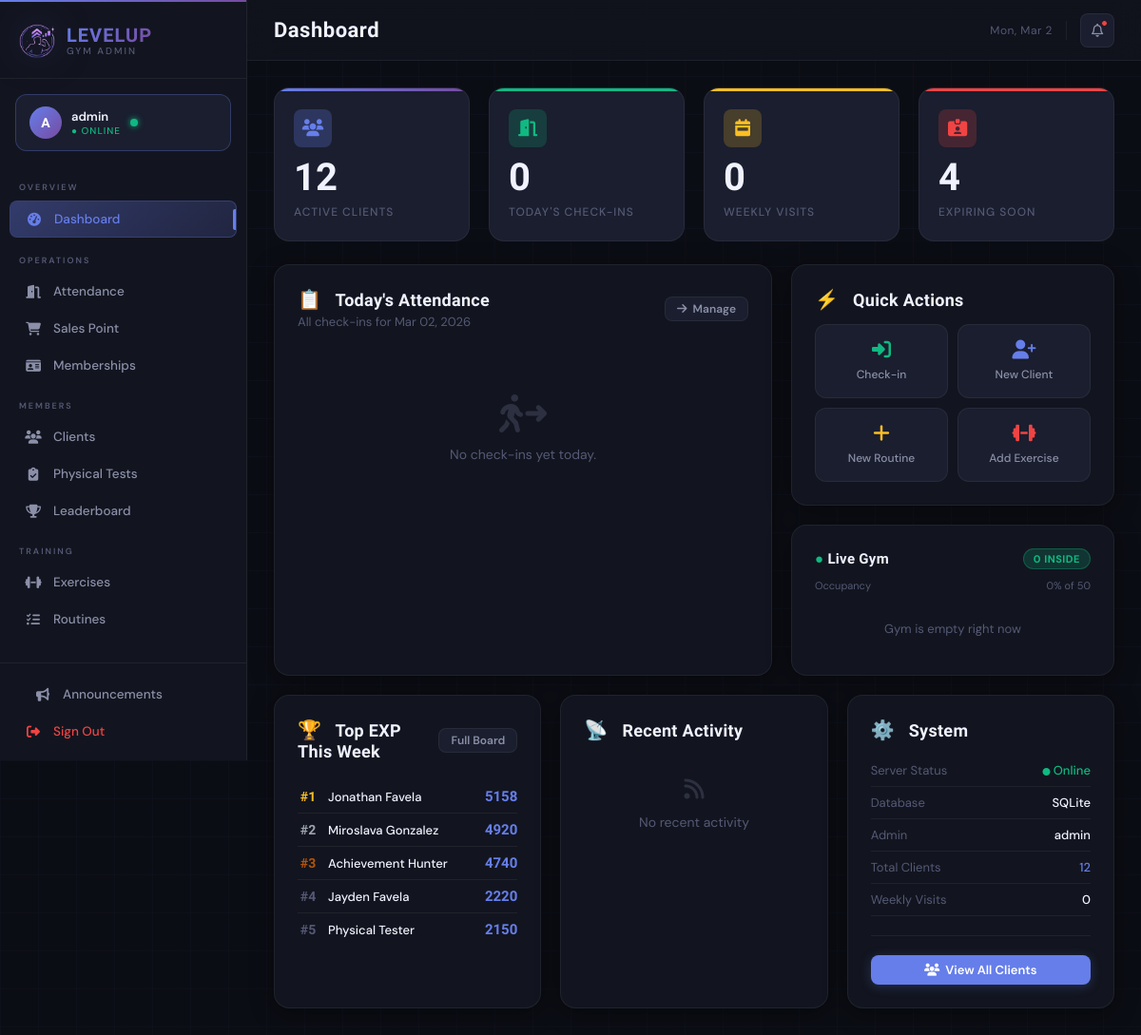
Before: /admin (signed in) with the older database file.
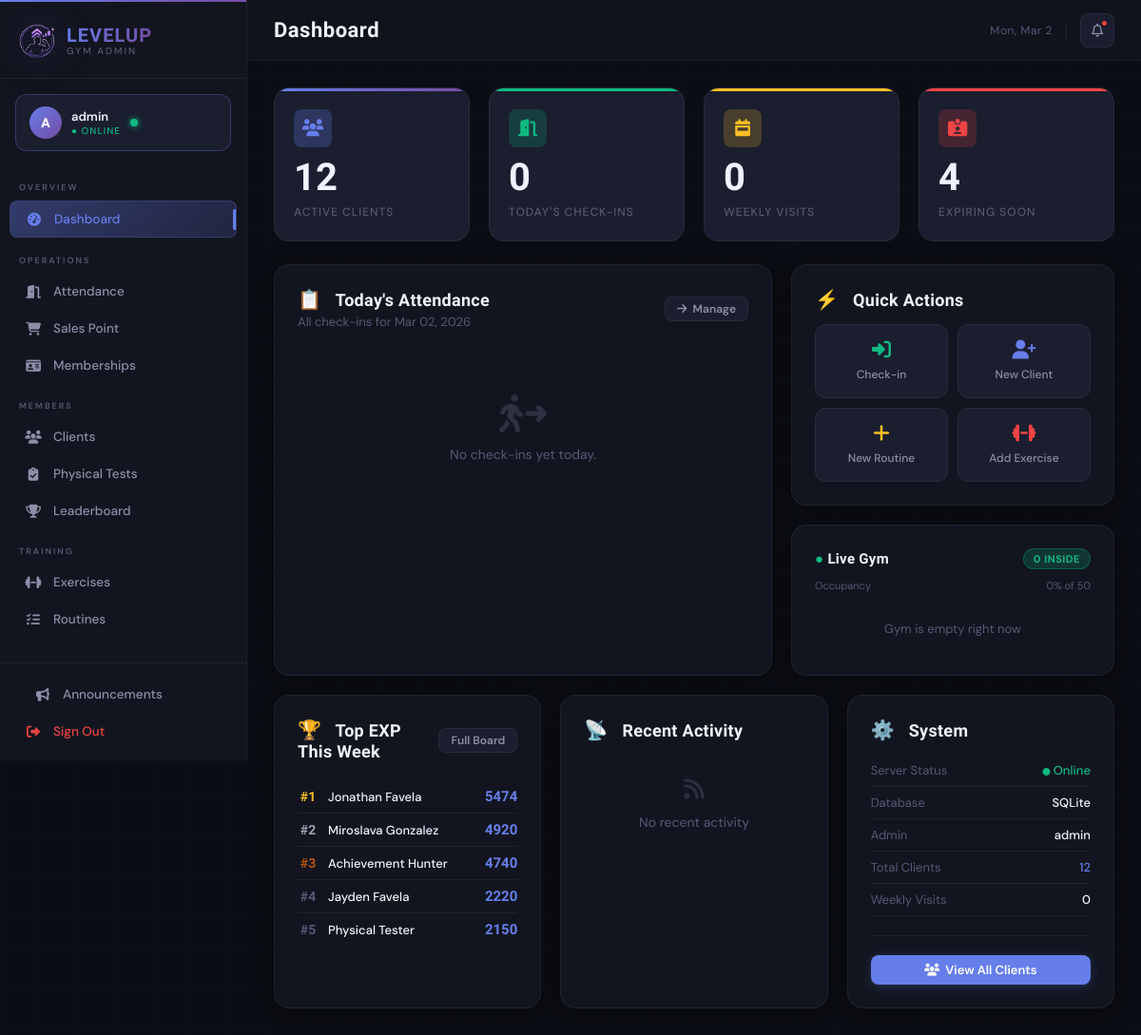
After: the same page with the newer database file.
### tables this page shows
CREATE TABLE client_gamification (
                gamification_id INTEGER PRIMARY KEY AUTOINCREMENT,
                client_id INTEGER UNIQUE NOT NULL,
                current_level INTEGER DEFAULT 1,
                current_exp INTEGER DEFAULT 0,
                total_exp INTEGER DEFAULT 0,
                rank TEXT DEFAULT 'E',
                client_class TEXT,
                class_unlocked_at_level INTEGER, current_streak INTEGER DEFAULT 0, longest_streak INTEGER DEFAULT 0, total_reps INTEGER DEFAULT 0, workouts_completed INTEGER DEFAULT 0,
                FOREIGN KEY (client_id) REFERENCES clients(client_id) ON DELETE CASCADE
            );

### main.py (the view)
@app.route('/admin')
@admin_required
def admin_dashboard():
    from datetime import date
    from controllers.leaderboard_controller import LeaderboardController
    from controllers.membership_controller import MembershipController
    db = DatabaseManager()
    all_clients      = Client.get_all_active()
    total_clients    = len(all_clients)
    attendance_list  = attendance_ctrl.get_gym_attendance_today()
    todays_attendance = len(attendance_list)
    weekly_report    = attendance_ctrl.get_weekly_attendance_report()
    weekly_visits    = weekly_report['total_visits']
    currently_in = sum(1 for r in attendance_list if not r.get('check_out_time'))
    mc = MembershipController()
    all_memberships  = mc.get_all_memberships()
    today            = date.today()
    expiring_soon = sum(
        1 for m in all_memberships
        if m.get('status') == 'active' and m.get('end_date')
        and 0 < (
            __import__('datetime').datetime.strptime(m['end_date'], '%Y-%m-%d').date() - today
        ).days <= 7
    )
    try:
        lb = LeaderboardController()
        top_exp_week = lb.get_top_exp()   # returns top 10 all-time; use as weekly proxy
    except Exception:
        top_exp_week = []
    return render_template(
        'admin/dashboard.html',
        total_clients    = total_clients,
        todays_attendance= todays_attendance,
        weekly_visits    = weekly_visits,
        attendance_list  = attendance_list,
        currently_in     = currently_in,
        expiring_soon    = expiring_soon,
        top_exp_week     = top_exp_week,
        gym_capacity     = 50,                # adjust as needed
        today_date       = today.strftime('%b %d, %Y'),
    )

### controllers/attendance_controller.py (called while the page is built, shortened)
    def get_gym_attendance_today(self):
        today = date.today().strftime('%Y-%m-%d')
        query = '''
            SELECT a.*, c.first_name, c.last_name, c.phone_number
            FROM attendance a
            JOIN clients c ON a.client_id = c.client_id
            WHERE a.check_in_date = ?
            ORDER BY a.check_in_time DESC
        '''
        results = self.db.execute_query(query, (today,))
        attendance_list = []
        return attendance_list

### controllers/leaderboard_controller.py (called while the page is built)
    def get_top_exp(self, limit=10):
        query = """
            SELECT c.client_id, c.first_name || ' ' || c.last_name AS full_name,
                g.total_exp
            FROM clients c
            JOIN client_gamification g ON c.client_id = g.client_id
            ORDER BY g.total_exp DESC
            LIMIT ?
        """
        return self.db.execute_query(query, (limit,))

### database/db_manager.py (called while the page is built)
    def connect(self):
        self.conn = sqlite3.connect(self.db_name)
        self.conn.row_factory = sqlite3.Row  # Access columns by name
        self.cursor = self.conn.cursor()

    def disconnect(self):
        if self.conn:
            self.conn.close()

### templates/admin/dashboard.html (shortened to what the changed rows need)
{% extends "admin/base.html" %}
{% block content %}
            {% set cap = gym_capacity | default(50) %}
            {% set pct = ((currently_in | default(0) / cap) * 100) | int %}
<div class="grid grid-3">
    <div class="card" style="margin-bottom:0;">
        {% if top_exp_week %}
            {% for row in top_exp_week[:5] %}
            <div class="performer-row">
                <div class="performer-rank-num {% if loop.index == 1 %}gold{% elif loop.index == 2 %}silver{% elif loop.index == 3 %}bronze{% endif %}">
                    #{{ loop.index }}
                </div>
                <div class="performer-name">{{ row.full_name }}</div>
                <div class="performer-value">{{ row.total_exp }}</div>
            </div>
            {% endfor %}
        {% else %}
            <div class="empty-state" style="padding:24px 0;">
                <i class="fa-solid fa-trophy" style="font-size:24px;"></i>
                <p>No data yet</p>
            </div>
        {% endif %}
    </div>
</div>
{% endblock %}

Changed rows visible on the page:
changed client_gamification (number 1 of 5 on the later page): total_exp "5158" → "5474"
